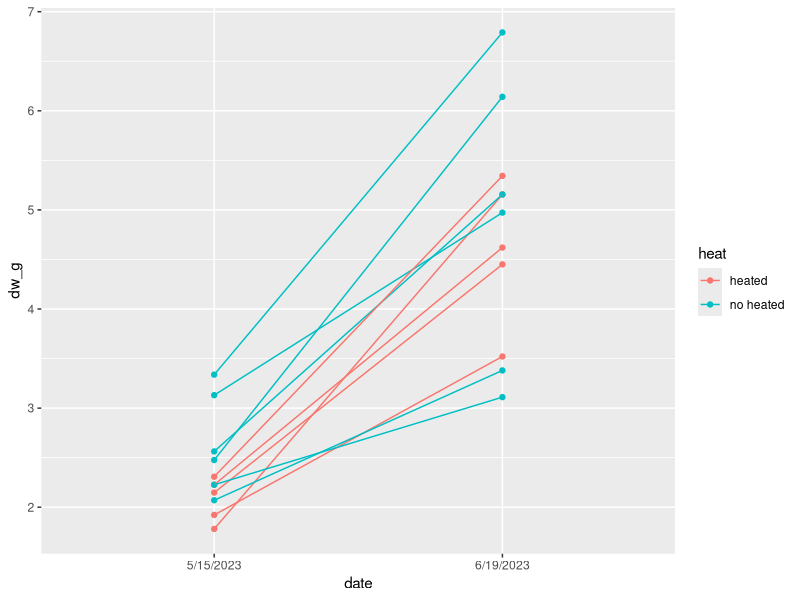
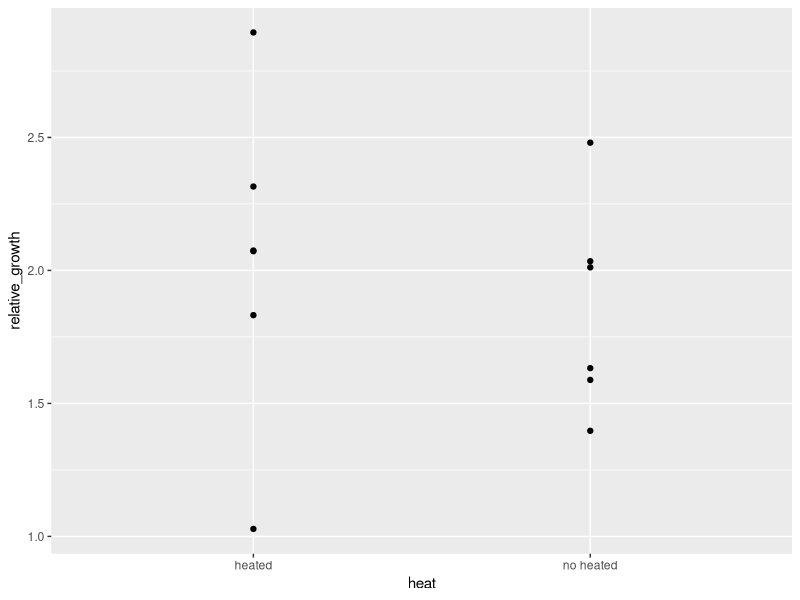
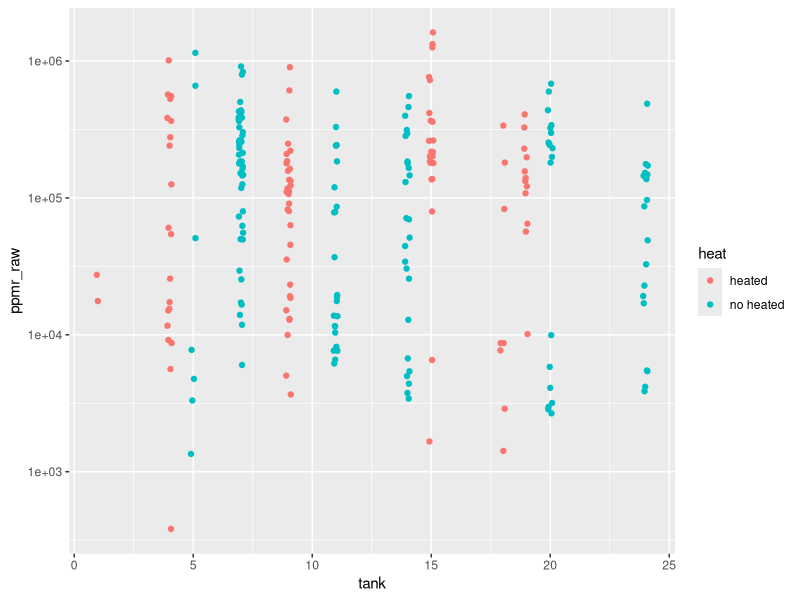

Generate these figures, in order, with R:
library(tidyverse)

treatments = read_csv("data/treatments.csv") %>% 
  mutate(treatment = paste0(heat, "_",fish))

fish_lengths <- read_csv("data/fish_lengths.csv") %>% 
  mutate(tl_mm = tl_cm*10,
         ww_g = a*tl_cm^b,
         dw_g = ww_g*0.2) %>% 
  left_join(treatments)


fish_lengths %>% 
  filter(tank != 4) %>% # fish 4 could not be measured accurately at the end due to being mangled in the valve during collection 
  ggplot(aes(x = date, y = dw_g, color = heat)) + 
  geom_point() + 
  geom_line(aes(group = tank, color = heat)) 


fish_lengths %>% 
  select(tank, date, dw_g, heat) %>% 
  pivot_wider(names_from = date, values_from = dw_g) %>% 
  mutate(relative_growth = `6/19/2023`/`5/15/2023`) %>% 
  ggplot(aes(x = heat, y = relative_growth)) + 
  # geom_boxplot(aes(group = heat)) + 
  geom_point()



# fish prey ---------------------------------------------------------------

fish_prey = read_csv("data/prey_size_data.csv") %>% 
  left_join(fish_lengths %>% filter(date != "5/15/2023") %>% distinct(tank, dw_g, heat, fish, treatment)) %>% 
  mutate(fish_dw_mg = dw_g*1000,
         ppmr_raw = fish_dw_mg/dm_mg,
         ppmr_log = round(log10(ppmr_raw)))

fish_prey %>% 
  group_by(tank) %>% 
  reframe(median = median(ppmr_raw)) %>% 
  reframe(median = median(median))
  
fish_prey %>% 
  ggplot(aes(x = tank, y = ppmr_raw, color = heat)) + 
  geom_jitter(width = 0.1) +
  scale_y_log10()
